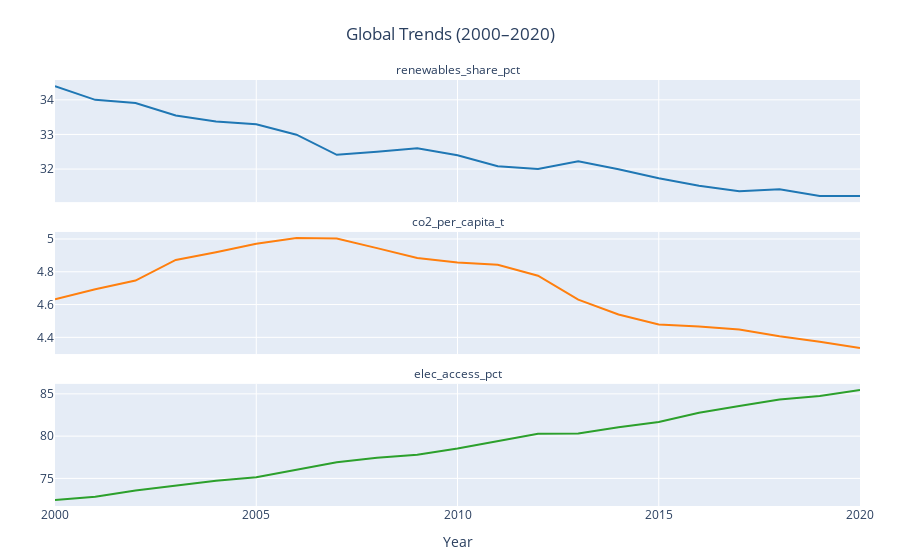

Notebook source saved alongside this figure:
### Markdown cell above
his scatter‑plot shows how a country’s energy intensity (energy use per unit of GDP) relates to its per person CO₂ emissions, with both axes on a log₁₀ scale.


**1. Axes & Scale**

- **Horizontal (x) axis:**  
  `log₁₀(energy intensity)`  
  - Value of **1** → energy intensity of 10 units/GDP‑unit  
  - Value of **2** → energy intensity of 100 units/GDP‑unit  

- **Vertical (y) axis:**  
  `log₁₀(CO₂ per capita)`  
  - Value of **2** → 100 t CO₂/person  
  - Value of **3** → 1 000 t CO₂/person  


**2. Overall Trend**

- There is a **moderately positive** relationship:  
  As energy intensity increases, CO₂ per capita tends to increase.  
- On a log–log plot, a straight‑line trend implies a **power‑law** relationship:  
  e.g. a 1 % increase in energy intensity corresponds to a roughly constant % increase in emissions per person.


**3. Scatter & Dispersion**

- **Wide spread** for `log EI ≈ 1.0–2.5` (EI ≈ 10–300):  
  Even at similar energy intensities, CO₂ per person varies a lot due to differences in fuel mix, climate, industry, transport, etc.
- **Low‑intensity economies** `(log EI < 1)` still show CO₂ per capita ranging from near zero up to mid‑range emitters.


**4. Clusters & Outliers**

- **Dense cluster** around  
  - `log EI ≈ 1.5–2.2` (EI ≈ 30–160)  
  - `log CO₂ ≈ 1.0–3.0` (CO₂ ≈ 10–1 000 t/person)  
  This is where most countries sit—moderate efficiency and moderate emissions.
  - **High‑emission outliers** at  
  - `log CO₂ ≈ 3.8–4.0` (≈ 6 000–10 000 t/person)  
  Likely small, energy‑exporting states or nations with very low population and heavy fossil‑fuel production.


**5. Policy Implications**

1. **Energy efficiency** (↓ energy intensity) tends to lower per‑capita CO₂, but it’s not sufficient alone.  
2. **Fuel mix matters**: Efficient economies can still emit heavily if they rely on coal or oil.  
3. **Decarbonization** (shifting to renewables) is needed to lower everyone’s per‑capita emissions, not just squeeze more out of fossil fuels.

### Code cell
# global trends -  reneewarble share, co2 emission pc and electricity access

import pandas as pd
import plotly.express as px

# Load data
df = pd.read_csv('../data/cleaned/enhanced_energy_features_final.csv')

yearly = df.groupby('year').agg({
    'renewables_share_pct': 'mean',
    'co2_per_capita_t':    'mean',
    'elec_access_pct':     'mean'
}).reset_index()

yearly_long = yearly.melt(
    id_vars='year',
    value_vars=['renewables_share_pct','co2_per_capita_t','elec_access_pct'],
    var_name='Indicator',
    value_name='Value'
)

# Small multiples as columns, wrapped into one column
fig = px.line(
    yearly_long,
    x='year', y='Value',
    color='Indicator',
    facet_col='Indicator',
    facet_col_wrap=1,                # stack them vertically
    color_discrete_map={
        'renewables_share_pct': '#1f77b4',
        'co2_per_capita_t':      '#ff7f0e',
        'elec_access_pct':       '#2ca02c',
    },
    labels={'year':'Year','Value':''},
    title='Global Trends (2000–2020)'
)

# Let each subplot auto‑scale its Y‑axis
fig.update_yaxes(matches=None)

# insrt each title above its panel
fig.for_each_annotation(lambda a: a.update(
    text=a.text.split('=')[1]  # keep only the variable name
))

# Remove the extra subplot margin on the right
fig.update_layout(
    showlegend=False,
    margin=dict(t=80, b=40, l=40, r=40),
    title={'x':0.5}            # center main title
)

fig.show()

### Figure 1 — Plotly figure (JSON) as saved in the notebook; plotly's stock layout.template omitted (floating-point values rounded to 4 significant figures)
{"data": [{"hovertemplate": "Indicator=renewables_share_pct<br>Year=%{x}<br>=%{y}<extra></extra>", "legendgroup": "renewables_share_pct", "line": {"color": "#1f77b4", "dash": "solid"}, "marker": {"symbol": "circle"}, "mode": "lines", "name": "renewables_share_pct", "orientation": "v", "showlegend": true, "type": "scatter", "x": [2000, 2001, 2002, 2003, 2004, 2005, 2006, 2007, 2008, 2009, 2010, 2011, 2012, 2013, 2014, 2015, 2016, 2017, 2018, 2019, 2020], "xaxis": "x3", "y": [34.4, 34.0, 33.91, 33.55, 33.37, 33.29, 32.99, 32.41, 32.5, 32.6, 32.4, 32.08, 32.0, 32.22, 32.0, 31.73, 31.52, 31.36, 31.41, 31.22, 31.22], "yaxis": "y3"}, {"hovertemplate": "Indicator=co2_per_capita_t<br>Year=%{x}<br>=%{y}<extra></extra>", "legendgroup": "co2_per_capita_t", "line": {"color": "#ff7f0e", "dash": "solid"}, "marker": {"symbol": "circle"}, "mode": "lines", "name": "co2_per_capita_t", "orientation": "v", "showlegend": true, "type": "scatter", "x": [2000, 2001, 2002, 2003, 2004, 2005, 2006, 2007, 2008, 2009, 2010, 2011, 2012, 2013, 2014, 2015, 2016, 2017, 2018, 2019, 2020], "xaxis": "x2", "y": [4.632, 4.694, 4.746, 4.872, 4.919, 4.97, 5.006, 5.002, 4.944, 4.884, 4.856, 4.842, 4.776, 4.63, 4.539, 4.478, 4.467, 4.447, 4.407, 4.374, 4.335], "yaxis": "y2"}, {"hovertemplate": "Indicator=elec_access_pct<br>Year=%{x}<br>=%{y}<extra></extra>", "legendgroup": "elec_access_pct", "line": {"color": "#2ca02c", "dash": "solid"}, "marker": {"symbol": "circle"}, "mode": "lines", "name": "elec_access_pct", "orientation": "v", "showlegend": true, "type": "scatter", "x": [2000, 2001, 2002, 2003, 2004, 2005, 2006, 2007, 2008, 2009, 2010, 2011, 2012, 2013, 2014, 2015, 2016, 2017, 2018, 2019, 2020], "xaxis": "x", "y": [72.46, 72.81, 73.58, 74.15, 74.73, 75.14, 76.06, 76.91, 77.44, 77.8, 78.53, 79.4, 80.28, 80.32, 81.05, 81.68, 82.78, 83.56, 84.33, 84.76, 85.46], "yaxis": "y"}], "layout": {"annotations": [{"font": {}, "showarrow": false, "text": "elec_access_pct", "x": 0.5, "xanchor": "center", "xref": "paper", "y": 0.2867, "yanchor": "bottom", "yref": "paper"}, {"font": {}, "showarrow": false, "text": "co2_per_capita_t", "x": 0.5, "xanchor": "center", "xref": "paper", "y": 0.6433, "yanchor": "bottom", "yref": "paper"}, {"font": {}, "showarrow": false, "text": "renewables_share_pct", "x": 0.5, "xanchor": "center", "xref": "paper", "y": 1.0, "yanchor": "bottom", "yref": "paper"}], "legend": {"title": {"text": "Indicator"}, "tracegroupgap": 0}, "margin": {"b": 40, "l": 40, "r": 40, "t": 80}, "showlegend": false, "title": {"text": "Global Trends (2000–2020)", "x": 0.5}, "xaxis": {"anchor": "y", "domain": [0, 1], "title": {"text": "Year"}}, "xaxis2": {"anchor": "y2", "domain": [0, 1], "matches": "x", "showticklabels": false}, "xaxis3": {"anchor": "y3", "domain": [0, 1], "matches": "x", "showticklabels": false}, "yaxis": {"anchor": "x", "domain": [0, 0.2867], "title": {"text": ""}}, "yaxis2": {"anchor": "x2", "domain": [0.3567, 0.6433], "title": {"text": ""}}, "yaxis3": {"anchor": "x3", "domain": [0.7133, 1.0], "title": {"text": ""}}}}
